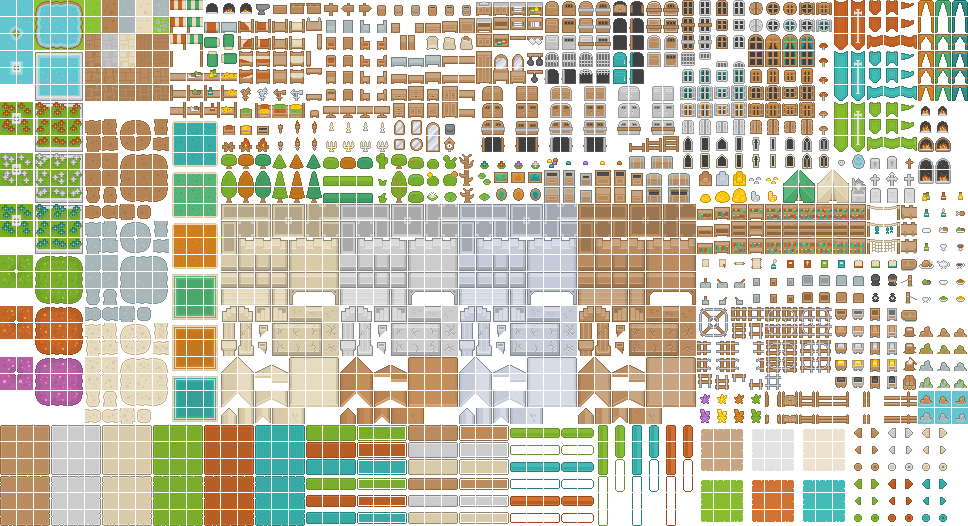
#> input picture game/assets-placeholder/kenney/roguelikeSheet_transparent.png, 968 x 526 px
$ python gen_outlined_sheet.py floors '#' rlOutlined_packed.png only
#> lines starting #> are read from the running program, lines starting #| are printed output that depends on the picture
#!/usr/bin/env python3
"""Bring Kenney's roguelikeSheet objects into Violencetown's house style.

roguelikeSheet_transparent.png (bundled, unregistered) has art the game
badly needs — a dozen distinct gravestone silhouettes, 2x2 circus tents,
interior floor tiles — but every object on it carries a light-grey bevel
highlight and NO dark border, where tinyDungeon and tinyTown (the game's
actual art source) carry a bold near-black outline on everything. Dropped in
raw, this sheet reads flat and looks like a second, foreign art pack — the
same style mismatch that got roguelikeChar rejected outright (see
plans/zone-identity.md, "The style rule this pass establishes").

The ruling (Caelan, 2026-09-07): generate, don't reject. This script
re-outlines the specific cells the game wants and packs them into a new,
gutter-free atlas — the same treatment gen_font / gen_ui_panel /
gen_emote_sheet give other art in this repo.

Source geometry: roguelikeSheet_transparent.png is a 1px-gutter sheet (57x31
cells, stride 17) — source pixel = (col*17, row*17), cell size 16x16. See
sprites.js's SpriteSheet.padding note for why the gutter matters (get it
wrong and deep rows drift up, rendering two half-cells stacked).

Outline: a working prototype confirmed on gravestones 2026-09-07 — flood a
1px stroke of colour (38,26,32,255) onto every transparent pixel 4-adjacent
to an opaque one. Used verbatim below, not rederived.

Edge clipping is real and is measured per cell, not eyeballed (alpha bbox
vs. the 16x16 cell bounds), because a silhouette flush against the cell
edge has no transparent pixel on that side for the outline to occupy:
  - 3 gravestones (archRound / flatTop / notched) fill the FULL cell
    height — top AND bottom both flush, zero margin on that axis. No 1px
    shift can free either side without cropping real silhouette pixels off
    the other, so these are inset by a ~12% shrink instead (16px -> 14px,
    centered, nearest-neighbor): no pixels are cropped, it just
    manufactures the margin an outline needs.
  - 6 gravestones touch the BOTTOM only (the stone's base sits on the
    cell's last row, which is normal for anything standing on the ground).
    These have >=1px of margin on every OTHER side, so they get a lossless
    1px shift toward that margin before outlining — no resampling.
  - 3 gravestones (gothicPeak / wideArch / engravedCross) already clear
    every edge and are outlined as extracted.
  - Both circus tents are authored as 2x2 blocks (4 cells each) that must
    join seamlessly. Outlining each 16x16 quadrant on its own would draw a
    dark cross through the middle of the tent — an internal seam, not a
    real silhouette edge. So each tent is reassembled to its native 32x32
    FIRST, outlined ONCE as a whole (its true outer silhouette turns out to
    be flush top+bottom too, so it takes the same shrink-inset as the
    full-bleed gravestones), and only THEN re-sliced back into four 16x16
    columns for the packed atlas.

Floors are extracted WITHOUT any outline or inset — deliberately. They are
tileable ground, drawn edge-to-edge against their neighbors; an outline
would draw a visible grid across the floor instead of a seamless surface.

The cemetery gateway (added 2026-09-10) is outlined but NOT inset — see the
note on GATEWAYS below. It is appended after the floors so no existing column
moves.

Output: game/assets-placeholder/kenney/rlOutlined_packed.png — a single
packed (gutter-free) row of 16x16 cells, so it registers in sprites.js with
padding: 0 (unlike its 1px-gutter source). Re-run and copy the printed
column order into OUTLINED_SPRITES in sprites.js if this list ever changes.

A second sheet (plans/zone-1-interiors-get-a-vocabulary.md): the furniture of
Kenney's Roguelike Interior Pack (CC0), roguelikeIndoor_transparent.png — 27x18
cells at the same stride 17 — outlined into
game/assets-placeholder/kenney/rlInterior_outlined.png. See INTERIOR_RUNS for
how it differs from the sheet above: furniture is mostly full-bleed and stands
side by side, so it is outlined per run and inked at the cell edge rather than
shrunk. Copy its printed order into INTERIOR_SPRITES in sprites.js.

Run (needs Pillow):
    python tools/gen_outlined_sheet.py                 # both sheets
    python tools/gen_outlined_sheet.py floors          # rlOutlined_packed.png only
    python tools/gen_outlined_sheet.py interior [--src PATH]
                                                       # rlInterior_outlined.png only
"""
import sys
from pathlib import Path
from PIL import Image

REPO = Path(__file__).resolve().parent.parent
SRC  = REPO / "game" / "assets-placeholder" / "kenney" / "roguelikeSheet_transparent.png"
OUT  = REPO / "game" / "assets-placeholder" / "kenney" / "rlOutlined_packed.png"

# The Interior Pack's sheet. Kept beside the other Kenney sources when bundled;
# `interior --src PATH` reads it from anywhere else (e.g. the Kenney library).
INTERIOR_SRC = REPO / "game" / "assets-placeholder" / "kenney" / "roguelikeIndoor_transparent.png"
INTERIOR_OUT = REPO / "game" / "assets-placeholder" / "kenney" / "rlInterior_outlined.png"

CELL    = 16
STRIDE  = 17                          # 1px gutter — SOURCE sheet only, not the output
OUTLINE_COLOUR = (38, 26, 32, 255)    # working prototype, verified on gravestones 2026-09-07

# Column order — KEEP IN SYNC with OUTLINED_SPRITES in game/sprites.js.
# (name, (col, row)) against roguelikeSheet_transparent.png's native grid.
GRAVESTONES = [
    ("gravestoneArchRound",     (40, 8)),
    ("gravestoneFlatTop",       (41, 8)),
    ("gravestoneGothicPeak",    (42, 8)),
    ("gravestoneNotched",       (47, 8)),
    ("gravestoneWideArch",      (48, 8)),
    ("gravestoneEngravedCross", (44, 8)),
    ("gravestoneBlankA",        (51, 9)),
    ("gravestonePlusCross1",    (51, 10)),
    ("gravestonePlusCross2",    (52, 10)),
    ("gravestonePlusCross3",    (53, 10)),
    ("gravestoneWoodCross",     (53, 9)),
    ("gravestoneBlankB",        (51, 11)),
]

# 2x2 blocks — quadrant coords in (TL, TR, BL, BR) order. Assembled to 32x32
# BEFORE outlining (see module docstring) so the join between quadrants
# stays seamless instead of getting a dark cross drawn through the middle.
CIRCUS_TENTS = [
    ("tentGreen", [(46, 10), (47, 10), (46, 11), (47, 11)]),
    ("tentTan",   [(48, 10), (49, 10), (48, 11), (49, 11)]),
]

# Interior floor — extracted WITHOUT outline or inset. These tile; an
# outline would draw a grid across the ground instead of a seamless floor.
FLOOR = [
    ("floorPlainA", (5, 2)),
    ("floorPlainB", (6, 2)),
    ("floorRugA",   (13, 12)),
    ("floorRugB",   (14, 12)),
]

# A stone gateway for the graveyard's fence: the left and right pieces of the
# sheet's arched wall opening, (31,17) and (33,17), placed side by side so they
# frame a 2-tile path. (zone-identity.md named (41,18)+(42,18) as the gate —
# at this stride those cells are minecart rails.) Assembled FIRST and outlined
# ONCE, like the tents, so the join between the pieces stays seamless. Unlike
# the tents it is NOT inset: its posts are flush with every edge of the strip,
# the shrink-inset would squash a 32x16 strip unevenly, and flush is right —
# the posts meet the fence on either side, where an outline would draw a seam.
# Appended last, so every existing column index above stays where it was.
GATEWAYS = [
    ("cemeteryArch", [(31, 17), (33, 17)]),
]

# ── The Interior Pack (rlInterior_outlined.png) ──────────────────────────────
# The Tiny packs' plum, the colour sprites.js TINY_INK gives every sprite from a
# foreign pack at draw time, so this furniture matches whatever stands beside it.
INTERIOR_INK = (63, 38, 49, 255)

# Runs: pieces that stand side by side in a room, each list read left to right
# against roguelikeIndoor_transparent.png's grid. A run is assembled into one
# strip, outlined ONCE and sliced back into cells, so the cells carry no stroke
# where they meet: any middle cell sits between any other with no seam, and
# only the strip's two ends carry a side stroke.
# Column order — KEEP IN SYNC with INTERIOR_SPRITES in game/sprites.js.
INTERIOR_RUNS = [
    # Kitchen counter: grey top over cupboards. Left end, six middles, right end.
    [("counterL", (0, 12)), ("counterDrawers", (1, 12)), ("counterDoors", (2, 12)),
     ("counterGrill", (4, 12)), ("counterBottles", (5, 12)), ("counterDishes", (7, 12)),
     ("counterSink", (8, 12)), ("counterR", (9, 12))],
    # Service counter: a long plain front. Left, a repeatable middle, right.
    [("deskL", (8, 15)), ("deskMid", (9, 15)), ("deskR", (10, 15))],
    # Green-felt oval table, two cells wide.
    [("feltTableL", (19, 10)), ("feltTableR", (20, 10))],
]

# Pieces that stand alone, one cell each.
INTERIOR_SINGLES = [
    ("stove",       (14, 14)),
    ("chairDown",   (0, 2)),     # seat toward you
    ("chairUp",     (1, 2)),     # back toward you
    ("chairRight",  (2, 2)),
    ("chairLeft",   (3, 2)),
    ("tableSquare", (5, 3)),
    ("tableRound",  (7, 0)),
    ("shelfA",      (20, 17)),
    ("shelfB",      (21, 17)),
    ("plantA",      (16, 0)),
    ("plantB",      (17, 0)),
]


def extract(sheet, col, row):
    """Pull one native 16x16 cell out of the 1px-gutter source sheet."""
    sx, sy = col * STRIDE, row * STRIDE
    return sheet.crop((sx, sy, sx + CELL, sy + CELL))


def alpha_bbox(img):
    """(min_x, min_y, max_x, max_y) of non-transparent pixels, or None."""
    px = img.load()
    w, h = img.size
    xs = [x for x in range(w) for y in range(h) if px[x, y][3] > 0]
    ys = [y for y in range(h) for x in range(w) if px[x, y][3] > 0]
    if not xs:
        return None
    return min(xs), min(ys), max(xs), max(ys)


def outline(cell, colour=OUTLINE_COLOUR):
    """Flood a 1px dark border onto every transparent pixel 4-adjacent to an
    opaque one. Working prototype, verified on gravestones 2026-09-07 — used
    as given."""
    w, h = cell.size
    out = Image.new('RGBA', (w, h), (0, 0, 0, 0))
    px = cell.load()
    op = [[px[x, y][3] > 0 for y in range(h)] for x in range(w)]
    out.paste(cell, (0, 0))
    o = out.load()
    for x in range(w):
        for y in range(h):
            if op[x][y]:
                continue
            for dx, dy in ((1, 0), (-1, 0), (0, 1), (0, -1)):
                nx, ny = x + dx, y + dy
                if 0 <= nx < w and 0 <= ny < h and op[nx][ny]:
                    o[x, y] = colour
                    break
    return out


def inset_for_outline(img):
    """Guarantee >=1px of transparent margin on every side before outlining,
    so the outline stroke always has somewhere to go. Returns (outlined,
    method):
      'clean'   — already had margin on all four sides.
      'shifted' — margin existed OPPOSITE the touching side(s); a lossless
                   1px translation freed them, no resampling.
      'shrunk'  — flush against BOTH edges of the same axis (e.g. top and
                   bottom both at zero margin) — no translation can free one
                   side without cropping real silhouette pixels off the
                   other, so the whole image is shrunk ~1px per side
                   (nearest-neighbor, nothing cropped) to manufacture margin.
    """
    w, h = img.size
    bb = alpha_bbox(img)
    if bb is None:
        return outline(img), 'clean'  # fully transparent cell — nothing to inset
    min_x, min_y, max_x, max_y = bb
    touch_l, touch_r = min_x == 0, max_x == w - 1
    touch_t, touch_b = min_y == 0, max_y == h - 1

    if not (touch_l or touch_r or touch_t or touch_b):
        return outline(img), 'clean'

    if (touch_l and touch_r) or (touch_t and touch_b):
        shrunk = img.resize((w - 2, h - 2), Image.NEAREST)
        padded = Image.new('RGBA', (w, h), (0, 0, 0, 0))
        padded.paste(shrunk, (1, 1), shrunk)
        return outline(padded), 'shrunk'

    dx = 1 if touch_l else (-1 if touch_r else 0)
    dy = 1 if touch_t else (-1 if touch_b else 0)
    shifted = Image.new('RGBA', (w, h), (0, 0, 0, 0))
    shifted.paste(img, (dx, dy), img)
    return outline(shifted), 'shifted'


def build():
    sheet = Image.open(SRC).convert('RGBA')
#> sheet is the input picture: PIL image 968x526 RGBA; mean R, G, B, A 102, 98.2, 77.9, 156.9

    columns = []  # (name, PIL.Image 16x16) in final packed order
    report = {'clean': [], 'shifted': [], 'shrunk': []}

    for name, (col, row) in GRAVESTONES:
        result, method = inset_for_outline(extract(sheet, col, row))
        columns.append((name, result))
        report[method].append(name)
#> this loop made 12 passes
#> (min_x in inset_for_outline, min_y in inset_for_outline, max_x in inset_for_outline, max_y in inset_for_outline, touch_t in inset_for_outline, touch_b in inset_for_outline, method) on passes 1 to 12: (3, 0, 12, 15, True, True, 'shrunk'), (3, 0, 12, 15, True, True, 'shrunk'), (2, 1, 13, 14, False, False, 'clean'), (3, 0, 12, 15, True, True, 'shrunk'), (3, 1, 12, 14, False, False, 'clean'), (4, 1, 11, 14, False, False, 'clean'), (3, 5, 12, 15, False, True, 'shifted'), (3, 4, 12, 15, False, True, 'shifted'), (2, 2, 13, 15, False, True, 'shifted'), (3, 4, 12, 15, False, True, 'shifted'), (4, 5, 12, 15, False, True, 'shifted'), (3, 1, 13, 15, False, True, 'shifted')
#> pass 1, in build, `result, method = inset_for_outline(extract(sheet, col, row))`:
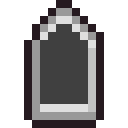
#> result: PIL image 16x16 RGBA (shown 8 times larger); mean R, G, B, A 50.9, 49.1, 50, 136.5; transparent parts drawn white
#> after the loop, columns = 12 items

    for tent_name, (tl, tr, bl, br) in CIRCUS_TENTS:
        assembled = Image.new('RGBA', (CELL * 2, CELL * 2), (0, 0, 0, 0))
        assembled.paste(extract(sheet, *tl), (0, 0))
        assembled.paste(extract(sheet, *tr), (CELL, 0))
        assembled.paste(extract(sheet, *bl), (0, CELL))
        assembled.paste(extract(sheet, *br), (CELL, CELL))
        result, method = inset_for_outline(assembled)
        report[method].append(tent_name)
        for suffix, (qx, qy) in zip(("TL", "TR", "BL", "BR"),
                                     ((0, 0), (CELL, 0), (0, CELL), (CELL, CELL))):
            columns.append((tent_name + suffix, result.crop((qx, qy, qx + CELL, qy + CELL))))
#> this loop made 2 passes
#> (min_x in inset_for_outline, min_y in inset_for_outline, max_x in inset_for_outline, max_y in inset_for_outline, touch_l in inset_for_outline, touch_r in inset_for_outline, touch_t in inset_for_outline, touch_b in inset_for_outline) on passes 1 to 2: (1, 0, 31, 31, False, True, True, True), (1, 0, 31, 31, False, True, True, True)
#> pass 1, in inset_for_outline (call 13), `shrunk = img.resize((w - 2, h - 2), Image.NEAREST)`:
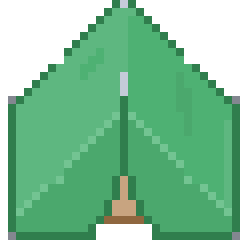
#> shrunk: PIL image 30x30 RGBA (shown 8 times larger); mean R, G, B, A 61.1, 126.1, 84.6, 191; transparent parts drawn white
#> pass 1, in build, `result, method = inset_for_outline(assembled)`:
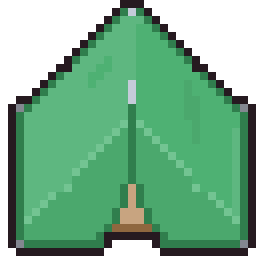
#> result: PIL image 32x32 RGBA (shown 8 times larger); mean R, G, B, A 57.3, 113.3, 77.4, 192.2; transparent parts drawn white
#> after the loop:
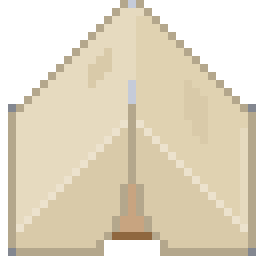
#> assembled: PIL image 32x32 RGBA (shown 8 times larger); mean R, G, B, A 162.6, 152.2, 129.9, 191.7; transparent parts drawn white
#> after the loop:
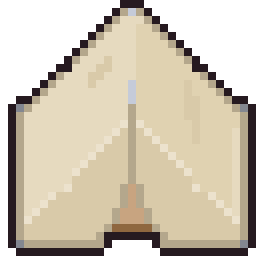
#> result: PIL image 32x32 RGBA (shown 8 times larger); mean R, G, B, A 145.7, 135.6, 116.7, 192.2; transparent parts drawn white
#> after the loop, columns = 20 items

    floor_names = []
    for name, (col, row) in FLOOR:
        columns.append((name, extract(sheet, col, row)))
        floor_names.append(name)
#> after the loop, columns = 24 items; floor_names = ['floorPlainA', 'floorPlainB', 'floorRugA', 'floorRugB']

    gateway_names = []
    for gate_name, pieces in GATEWAYS:
        strip = Image.new('RGBA', (CELL * len(pieces), CELL), (0, 0, 0, 0))
        for i, (col, row) in enumerate(pieces):
            strip.paste(extract(sheet, col, row), (CELL * i, 0))
        strip = outline(strip)
        for suffix, i in zip(("L", "R"), range(len(pieces))):
            columns.append((gate_name + suffix, strip.crop((CELL * i, 0, CELL * (i + 1), CELL))))
        gateway_names.append(gate_name)
#> this loop made 1 pass
#> (w in outline, h in outline) on pass 1: (32, 16)
#> pass 1, in build, `strip = outline(strip)`:
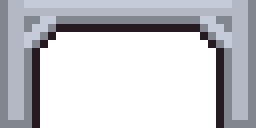
#> strip: PIL image 32x16 RGBA (shown 8 times larger); mean R, G, B, A 70.4, 71.4, 76.5, 126.5; transparent parts drawn white
#> after the loop, columns = 26 items; gateway_names = ['cemeteryArch']

    atlas = Image.new('RGBA', (CELL * len(columns), CELL), (0, 0, 0, 0))
#> atlas: PIL image 416x16 RGBA; every value is 0
    for i, (_, img) in enumerate(columns):
        atlas.paste(img, (i * CELL, 0))
#> this loop made 26 passes
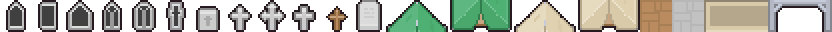
#> atlas: PIL image 416x16 RGBA (shown 2 times larger); mean R, G, B, A 95.7, 99, 87.3, 172.1; transparent parts drawn white

    OUT.parent.mkdir(parents=True, exist_ok=True)
    atlas.save(OUT)

    names = [n for n, _ in columns]
#> names = 26 items, first 6: 'gravestoneArchRound', 'gravestoneFlatTop', 'gravestoneGothicPeak', 'gravestoneNotched', 'gravestoneWideArch', 'gravestoneEngravedCross'
    print(f"wrote {OUT} ({atlas.width}x{atlas.height}, {len(columns)} cells)")
#| wrote game/assets-placeholder/kenney/rlOutlined_packed.png (416x16, 26 cells)
    print("order:", ", ".join(names))
#> (printed output is left out)
    print()
    print("-- edge-clipping report (measured, not eyeballed) --")
    print(f"clean, no inset needed:        {report['clean']}")
    print(f"shifted 1px, lossless:         {report['shifted']}")
    print(f"shrunk ~1px inset, no crop:    {report['shrunk']}")
    print(f"not outlined, tileable floor:  {floor_names}")
#| not outlined, tileable floor:  ['floorPlainA', 'floorPlainB', 'floorRugA', 'floorRugB']
    print(f"outlined in place, no inset:   {gateway_names}")
#| outlined in place, no inset:   ['cemeteryArch']


# [50 lines left out: functions outline_to_edge, build_interior, not called in this run]


if __name__ == '__main__':
    args = sys.argv[1:]
    what = args[0] if args and not args[0].startswith('--') else 'all'
    src = Path(args[args.index('--src') + 1]) if '--src' in args else INTERIOR_SRC
    if what in ('all', 'floors'):
        build()
    if what in ('all', 'interior'):
        if src.exists():
            build_interior(src)
        else:
            print(f"skipped the interior sheet: {src} not found (pass --src PATH)")
